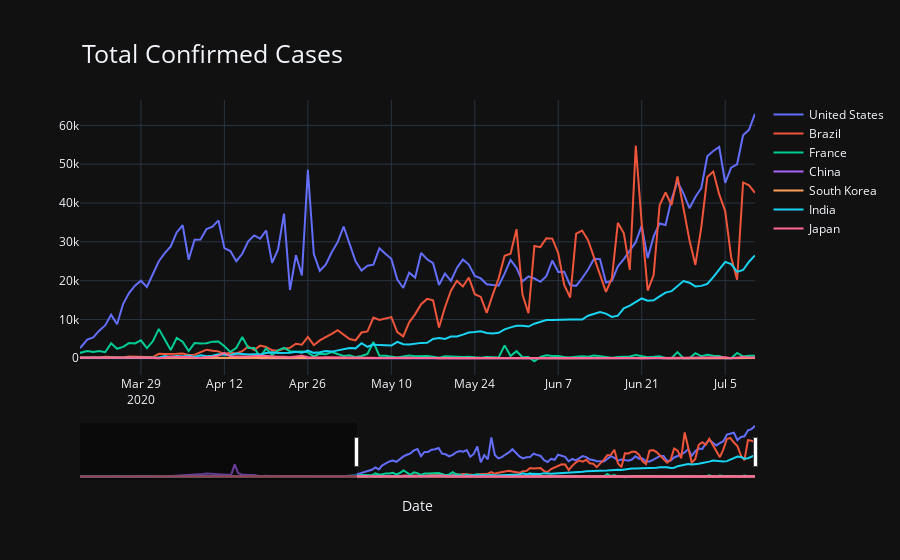

Write notebook code for a chart like this one.
### Code cell
countries = ['USA', 'BRA', 'FRA', 'CHN', 'KOR', 'IND', 'JPN']
vari = 'new_cases'

import plotly.io as pio
pio.templates.default = "plotly_dark"

temp = covid_dat[covid_dat['iso_code'].isin(countries)]

fig = go.Figure()

for count in countries:
    x = temp['date'][temp['iso_code']==count]
    y = temp[vari][temp['iso_code']==count]
    fig.add_trace(go.Scatter(x=x, y=y, 
                        mode='lines',
                        name=temp['location'][temp['iso_code']==count].values[0]
                            )
                 )

fig.update_xaxes(rangeslider_visible=True)
fig.update_layout(#yaxis_type='log',
                 xaxis_title="Date",
                 #yaxis_title='',
                 annotations = [dict(xref='paper', yref='paper', x=0, y=1.1,
                              xanchor='left', yanchor='bottom',
                              text='Total Confirmed Cases',
                              font=dict(size=25),
                              showarrow=False)])
fig.show()

### Figure 1 — Plotly figure (JSON) as saved in the notebook; plotly's stock layout.template omitted (floating-point values rounded to 4 significant figures; data arrays with more than 128 entries replaced by an {"elided": "..."} marker saying what was removed)
{"data": [{"mode": "lines", "name": "United States", "type": "scatter", "x": {"elided": "193 str values"}, "y": {"elided": "193 int values"}}, {"mode": "lines", "name": "Brazil", "type": "scatter", "x": {"elided": "193 str values"}, "y": {"elided": "193 int values"}}, {"mode": "lines", "name": "France", "type": "scatter", "x": {"elided": "193 str values"}, "y": {"elided": "193 int values"}}, {"mode": "lines", "name": "China", "type": "scatter", "x": {"elided": "193 str values"}, "y": {"elided": "193 int values"}}, {"mode": "lines", "name": "South Korea", "type": "scatter", "x": {"elided": "193 str values"}, "y": {"elided": "193 int values"}}, {"mode": "lines", "name": "India", "type": "scatter", "x": {"elided": "192 str values"}, "y": {"elided": "192 int values"}}, {"mode": "lines", "name": "Japan", "type": "scatter", "x": {"elided": "193 str values"}, "y": {"elided": "193 int values"}}], "layout": {"annotations": [{"font": {"size": 25}, "showarrow": false, "text": "Total Confirmed Cases", "x": 0, "xanchor": "left", "xref": "paper", "y": 1.1, "yanchor": "bottom", "yref": "paper"}], "autosize": true, "xaxis": {"autorange": false, "range": ["2020-03-18 18:42:57.7778", "2020-07-10"], "rangeslider": {"autorange": true, "range": ["2019-12-31", "2020-07-10"], "visible": true, "yaxis": {"_template": null, "rangemode": "match"}}, "title": {"text": "Date"}, "type": "date"}, "yaxis": {"autorange": true, "range": [-4309.0, 66550.0], "type": "linear"}}}
